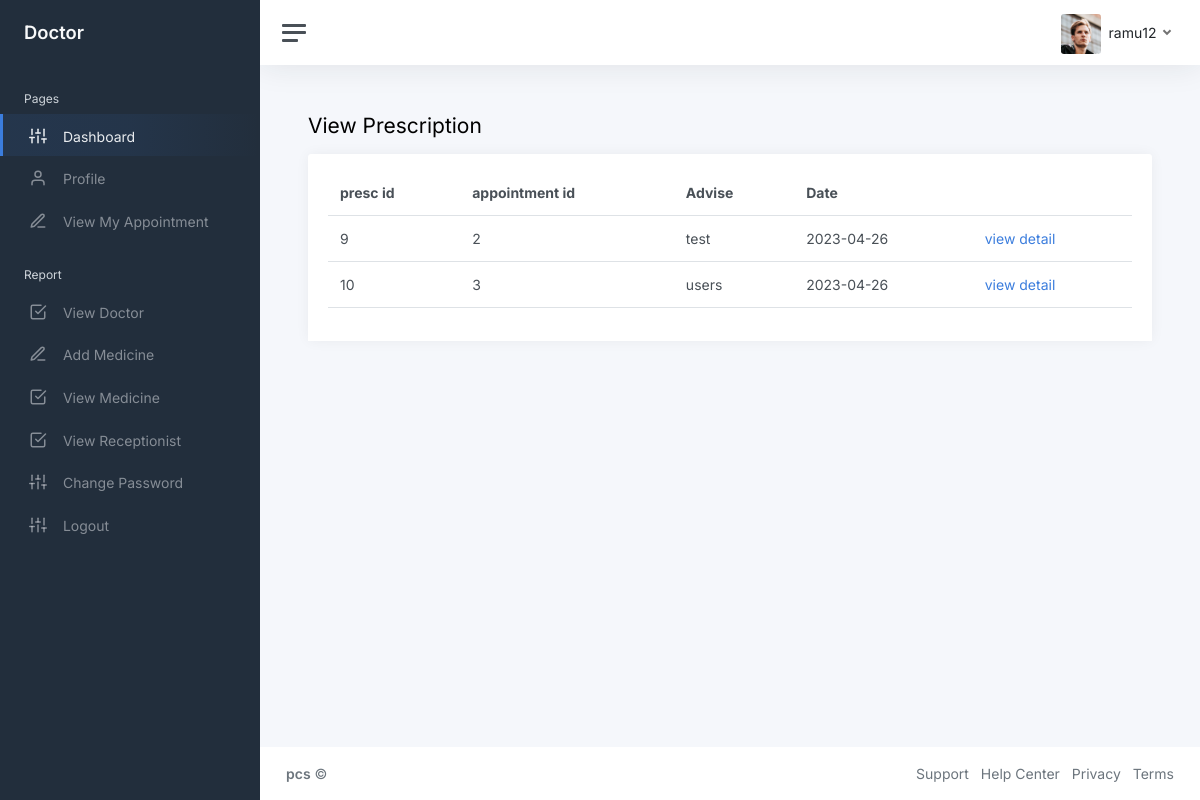
Page /admin/viewprescription.php (signed in) on the earlier database version.
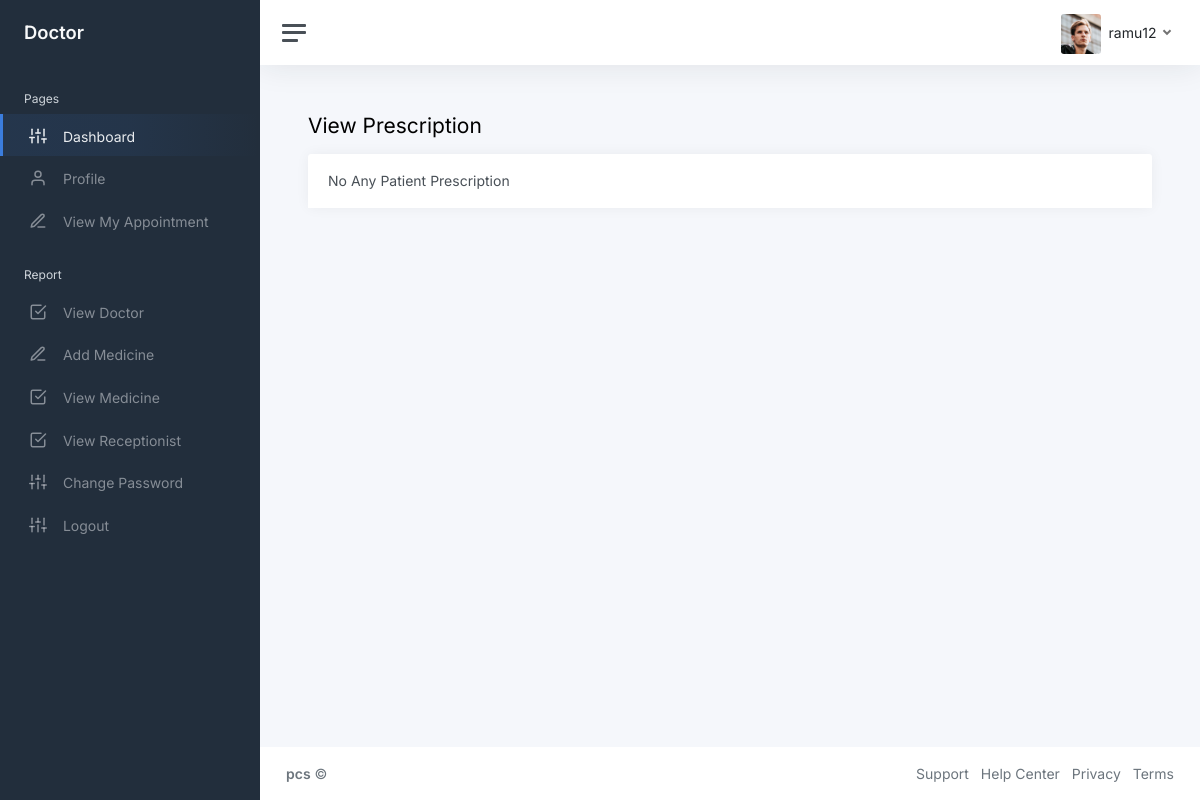
Same page on the later database version.
### tables this page shows
CREATE TABLE IF NOT EXISTS `patient_prescription` (
  `presc_id` int NOT NULL AUTO_INCREMENT,
  `appointment_id` int NOT NULL,
  `medical_id` int NOT NULL,
  `advise` text NOT NULL,
  `pdate` date NOT NULL,
  PRIMARY KEY (`presc_id`)
);

### admin/viewprescription.php (the view, shortened to what this page needs)
<!DOCTYPE html>
<html lang="en">
<head>
    <link href="css/app.css" rel="stylesheet">
</head>
<body>
    <div class="wrapper">
        <?php
        include "sidebar.php";
        ?>
        <div class="main">
            <?php
            include  "nav.php"
            ?>
            <main class="content">
                <div class="container-fluid p-0">
                    <h1 class="h3 mb-3">View Prescription</h1>
                    <div class="row">
                        <div class="col-12">
                            <div class="card">
                                <div class="card-header">
                                    <?php
                                    include "connect.php";
                                    $q = "select * from patient_prescription";
                                    $res = mysqli_query($cn, $q) or die(mysqli_error($cn));
                                    $cnt = mysqli_num_rows($res);
                                    if ($cnt == 0) {
                                        echo "No Any Patient Prescription";
                                    } else {
                                        echo "<table class=table tabel-hover width=800>";
                                        echo "<tr><th>presc id</th><th>appointment id</th><th>Advise</th><th>Date</th><th> </th></tr>";
                                        while ($info = mysqli_fetch_array($res)) {
                                            echo "<tr>";
                                            echo "<td>";
                                            echo $info['presc_id'];
                                            echo "</td>";
                                            echo "<td>";
                                            echo $info['appointment_id'];
                                            echo "</td>";
                                            echo "<td>";
                                            echo $info['advise'];
                                            echo "</td>";
                                            echo "<td>";
                                            echo $info['pdate'];
                                            echo "</td>";
                                            echo "<td>";
                                            echo "<a href=viewdetail.php?presc_id=" . $info['presc_id'] . ">view detail</a>";
                                            echo "</td>";
                                            echo "</tr>";
                                        }
                                        echo "</table>";
                                    }
                                    ?>
                                </div>
                            </div>
                        </div>
                    </div>
                </div>
            </main>
            <?php
			include "footer.php";
			?>
        </div>
    </div>
</body>
</html>

### admin/sidebar.php (shortened to what this page needs)
<?php
if ($_SESSION['role'] == 'Doctor') {
?>
	<nav id="sidebar" class="sidebar js-sidebar">
		<div class="sidebar-content js-simplebar">
			<a class="sidebar-brand" href="index1.php">
				<span class="align-middle">Doctor</span>
			</a>
			<ul class="sidebar-nav">
				<li class="sidebar-header">
					Pages
				</li>
				<li class="sidebar-item active">
					<a class="sidebar-link" href="index1.php">
						<i class="align-middle" data-feather="sliders"></i> <span class="align-middle">Dashboard</span>
					</a>
				</li>
				<li class="sidebar-item">
					<a class="sidebar-link" href="profile.php">
						<i class="align-middle" data-feather="user"></i> <span class="align-middle">Profile</span>
					</a>
				</li>
				<li class="sidebar-item">
					<a class="sidebar-link" href="viewdapp.php">
						<i class="align-middle" data-feather="edit-3"></i> <span class="align-middle">View My Appointment</span>
					</a>
				</li>
				<li class="sidebar-header">
					Report
				</li>
				<li class="sidebar-item">
					<a class="sidebar-link" href="viewdoctor.php">
						<i class="align-middle" data-feather="check-square"></i> <span class="align-middle">View Doctor</span>
					</a>
				</li>
				<li class="sidebar-item">
					<a class="sidebar-link" href="addmedicine.php">
						<i class="align-middle" data-feather="edit-3"></i> <span class="align-middle">Add Medicine</span>
					</a>
				</li>
				<li class="sidebar-item">
					<a class="sidebar-link" href="viewmedicine.php">
						<i class="align-middle" data-feather="check-square"></i> <span class="align-middle">View Medicine</span>
					</a>
				</li>
				<li class="sidebar-item">
					<a class="sidebar-link" href="viewreceptionist.php">
						<i class="align-middle" data-feather="check-square"></i> <span class="align-middle">View Receptionist</span>
					</a>
				</li>
				<li class="sidebar-item ">
					<a class="sidebar-link" href="changepwd.php">
						<i class="align-middle" data-feather="sliders"></i> <span class="align-middle">Change Password</span>
					</a>
				</li>
				<li class="sidebar-item ">
					<a class="sidebar-link" href="alogout.php">
						<i class="align-middle" data-feather="sliders"></i> <span class="align-middle">Logout</span>
					</a>
				</li>
		</div>
	</nav>
<?php
}
?>

### admin/nav.php (shortened to what this page needs)
<nav class="navbar navbar-expand navbar-light navbar-bg">
    <a class="sidebar-toggle js-sidebar-toggle">
        <i class="hamburger align-self-center"></i>
    </a>
    <div class="navbar-collapse collapse">
        <ul class="navbar-nav navbar-align">
            <li class="nav-item dropdown">
                <a class="nav-link dropdown-toggle d-none d-sm-inline-block" href="#" data-bs-toggle="dropdown">
                    <img src="img/avatars/avatar.jpg" class="avatar img-fluid rounded me-1" alt="Charles Hall" />
					<span class="text-dark"> <?php echo $_SESSION['dun']; ?> </span>
                </a>
            </li>
        </ul>
    </div>
</nav>

### admin/footer.php
<footer class="footer">
	<div class="container-fluid">
		<div class="row text-muted">
			<div class="col-6 text-start">
				<p class="mb-0">
					<a class="text-muted" href="" target="_blank"><strong>pcs</strong></a> &copy;
				</p>
			</div>
			<div class="col-6 text-end">
				<ul class="list-inline">
					<li class="list-inline-item">
						<a class="text-muted" href=" " target="_blank">Support</a>
					</li>
					<li class="list-inline-item">
						<a class="text-muted" href=" " target="_blank">Help Center</a>
					</li>
					<li class="list-inline-item">
						<a class="text-muted" href=" " target="_blank">Privacy</a>
					</li>
					<li class="list-inline-item">
						<a class="text-muted" href=" " target="_blank">Terms</a>
					</li>
				</ul>
			</div>
		</div>
	</div>
</footer>

Differences in the rows shown:
removed patient_prescription: presc_id "9", appointment "2", advise "test", pdate "2023-04-26"
removed patient_prescription: presc_id "10", appointment "3", advise "users", pdate "2023-04-26"
Other differences:
text no longer shown: "presc id appointment id Advise Date"
text now shown: "No Any Patient Prescription"
